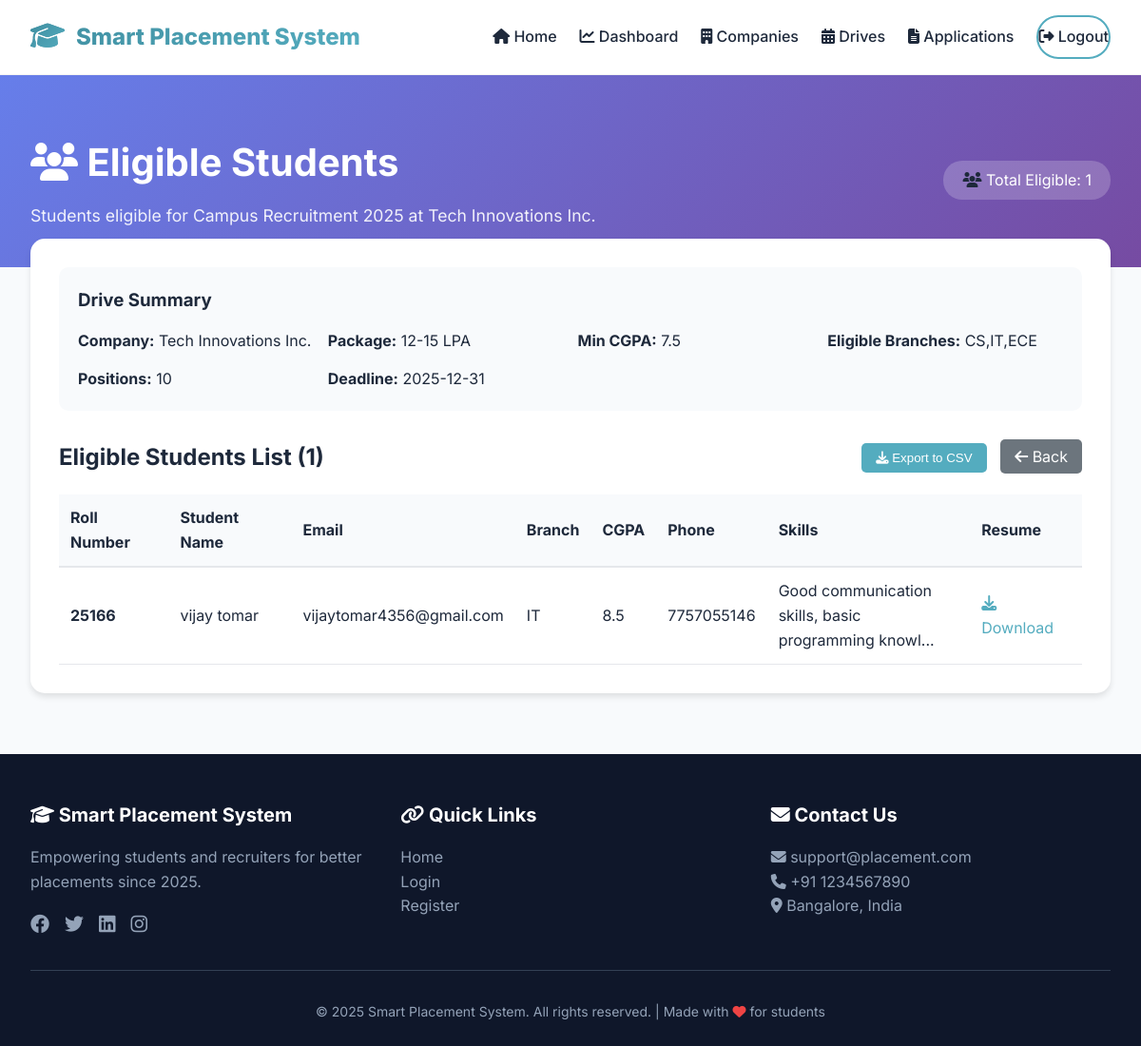
Screenshot of /admin/drive_eligible_students/1 (signed in) with the database file from the repository.
### models.py (models this page shows, shortened)
class PlacementDrive(db.Model):
    __tablename__ = 'placement_drives'
    id = db.Column(db.Integer, primary_key=True)
    company_id = db.Column(db.Integer, db.ForeignKey('companies.id'), nullable=False)
    title = db.Column(db.String(100), nullable=False)
    description = db.Column(db.Text)
    location = db.Column(db.String(100))
    package = db.Column(db.String(50))
    positions = db.Column(db.Integer)
    application_deadline = db.Column(db.DateTime, nullable=False)
    drive_date = db.Column(db.DateTime)
    is_active = db.Column(db.Boolean, default=True)
    created_at = db.Column(db.DateTime, default=datetime.utcnow)
    applications = db.relationship('Application', backref='drive', lazy=True, cascade='all, delete-orphan')

class Company(db.Model):
    __tablename__ = 'companies'
    id = db.Column(db.Integer, primary_key=True)
    name = db.Column(db.String(100), nullable=False)
    description = db.Column(db.Text)
    industry = db.Column(db.String(50))
    location = db.Column(db.String(100))
    min_cgpa = db.Column(db.Float, default=0)
    eligible_branches = db.Column(db.Text)
    is_active = db.Column(db.Boolean, default=True)
    created_at = db.Column(db.DateTime, default=datetime.utcnow)
    drives = db.relationship('PlacementDrive', backref='company', lazy=True, cascade='all, delete-orphan')
    def get_eligible_branches_list(self):
        if self.eligible_branches:
            return [b.strip() for b in self.eligible_branches.split(',') if b.strip()]
        return []

class StudentProfile(db.Model):
    __tablename__ = 'student_profiles'
    id = db.Column(db.Integer, primary_key=True)
    user_id = db.Column(db.Integer, db.ForeignKey('users.id'), nullable=False)
    full_name = db.Column(db.String(100), nullable=False)
    roll_number = db.Column(db.String(50), unique=True)
    course = db.Column(db.String(50))
    branch = db.Column(db.String(50))
    cgpa = db.Column(db.Float)
    graduation_year = db.Column(db.Integer)
    phone = db.Column(db.String(15))
    skills = db.Column(db.Text)
    resume_path = db.Column(db.String(200))
    github = db.Column(db.String(200))
    linkedin = db.Column(db.String(200))
    is_profile_complete = db.Column(db.Boolean, default=False)
    created_at = db.Column(db.DateTime, default=datetime.utcnow)
    applications = db.relationship('Application', backref='student', lazy=True, cascade='all, delete-orphan')

class User(UserMixin, db.Model):
    __tablename__ = 'users'
    id = db.Column(db.Integer, primary_key=True)
    email = db.Column(db.String(100), unique=True, nullable=False)
    password_hash = db.Column(db.String(200), nullable=False)
    role = db.Column(db.String(20), nullable=False)
    is_active = db.Column(db.Boolean, default=True)
    created_at = db.Column(db.DateTime, default=datetime.utcnow)
    student_profile = db.relationship('StudentProfile', backref='user', uselist=False, cascade='all, delete-orphan')
    notifications = db.relationship('Notification', backref='user', lazy=True, cascade='all, delete-orphan')

### app.py (the view)
@app.route('/admin/drive_eligible_students/<int:drive_id>')
@login_required
def drive_eligible_students(drive_id):
    if current_user.role != 'admin':
        return redirect(url_for('student_dashboard'))
    drive = PlacementDrive.query.get_or_404(drive_id)
    eligible_students = get_eligible_students_for_drive(drive_id)
    return render_template('admin/eligible_students.html', drive=drive, students=eligible_students)

### app.py (called while the page is built)
@app.context_processor
def inject_now():
    return {'now': datetime.utcnow()}

@login_manager.user_loader
def load_user(user_id):
    return User.query.get(int(user_id))

def get_eligible_students_for_drive(drive_id):
    drive = PlacementDrive.query.get(drive_id)
    if not drive:
        return []
    company = drive.company
    eligible_students = []
    students = StudentProfile.query.filter_by(is_profile_complete=True).all()
    for student in students:
        cgpa_eligible = True
        if company.min_cgpa and company.min_cgpa > 0:
            if not student.cgpa or student.cgpa < company.min_cgpa:
                cgpa_eligible = False
        branch_eligible = True
        if company.eligible_branches:
            if not student.branch or student.branch not in company.get_eligible_branches_list():
                branch_eligible = False
        if cgpa_eligible and branch_eligible:
            eligible_students.append(student)
    return eligible_students

### templates/admin/eligible_students.html (shortened to what this page needs)
{% extends "base.html" %}
{% block content %}
<div style="background: linear-gradient(135deg, #667eea 0%, #764ba2 100%); padding: 60px 0 40px;">
    <div class="container">
        <div style="display: flex; justify-content: space-between; align-items: center; flex-wrap: wrap; gap: 20px;">
            <div>
                <h1 style="color: white; font-size: 2.5rem; margin-bottom: 10px;">
                    <i class="fas fa-users"></i> Eligible Students
                </h1>
                <p style="color: rgba(255,255,255,0.9); font-size: 1.1rem;">Students eligible for {{ drive.title }} at {{ drive.company.name }}</p>
            </div>
            <div>
                <div style="background: rgba(255,255,255,0.2); padding: 8px 20px; border-radius: 20px;">
                    <i class="fas fa-users"></i>
                    <span style="color: white;">Total Eligible: {{ students|length }}</span>
                </div>
            </div>
        </div>
    </div>
</div>
<div class="container" style="margin-top: -30px;">
    <div style="background: white; border-radius: 15px; padding: 30px; box-shadow: 0 4px 6px rgba(0,0,0,0.1);">
        <div style="background: #f8fafc; padding: 20px; border-radius: 10px; margin-bottom: 30px;">
            <h3>Drive Summary</h3>
            <div style="display: grid; grid-template-columns: repeat(auto-fit, minmax(200px, 1fr)); gap: 15px; margin-top: 15px;">
                <div><strong>Company:</strong> {{ drive.company.name }}</div>
                <div><strong>Package:</strong> {{ drive.package }} LPA</div>
                <div><strong>Min CGPA:</strong> {{ drive.company.min_cgpa }}</div>
                <div><strong>Eligible Branches:</strong> {{ drive.company.eligible_branches or 'All' }}</div>
                <div><strong>Positions:</strong> {{ drive.positions or 'Not specified' }}</div>
                <div><strong>Deadline:</strong> {{ drive.application_deadline.strftime('%Y-%m-%d') }}</div>
            </div>
        </div>
        <div style="display: flex; justify-content: space-between; align-items: center; margin-bottom: 20px;">
            <h2 style="margin: 0;">Eligible Students List ({{ students|length }})</h2>
            <div>
                <button onclick="exportToCSV()" style="background: #54acbf; color: white; padding: 8px 15px; border: none; border-radius: 5px; cursor: pointer;">
                    <i class="fas fa-download"></i> Export to CSV
                </button>
                <a href="/admin/drives" style="background: #6c757d; color: white; padding: 8px 15px; border-radius: 5px; text-decoration: none; margin-left: 10px;">
                    <i class="fas fa-arrow-left"></i> Back
                </a>
            </div>
        </div>
        {% if students %}
        <div style="overflow-x: auto;">
            <table style="width: 100%; border-collapse: collapse;">
                <thead>
                    <tr style="background: #f8fafc; border-bottom: 2px solid #e5e7eb;">
                        <th style="padding: 12px; text-align: left;">Roll Number</th>
                        <th style="padding: 12px; text-align: left;">Student Name</th>
                        <th style="padding: 12px; text-align: left;">Email</th>
                        <th style="padding: 12px; text-align: left;">Branch</th>
                        <th style="padding: 12px; text-align: left;">CGPA</th>
                        <th style="padding: 12px; text-align: left;">Phone</th>
                        <th style="padding: 12px; text-align: left;">Skills</th>
                        <th style="padding: 12px; text-align: left;">Resume</th>
                    </tr>
                </thead>
                <tbody>
                    {% for student in students %}
                    <tr style="border-bottom: 1px solid #e5e7eb;">
                        <td style="padding: 12px;"><strong>{{ student.roll_number }}</strong></td>
                        <td style="padding: 12px;">{{ student.full_name }}</td>
                        <td style="padding: 12px;">{{ student.user.email }}</td>
                        <td style="padding: 12px;">{{ student.branch }}</td>
                        <td style="padding: 12px;">{{ student.cgpa }}</td>
                        <td style="padding: 12px;">{{ student.phone }}</td>
                        <td style="padding: 12px;">
                            <div style="max-width: 200px; overflow: hidden; text-overflow: ellipsis;">
                                {{ student.skills[:50] }}{% if student.skills|length > 50 %}...{% endif %}
                            </div>
                        </td>
                        <td style="padding: 12px;">
                            {% if student.resume_path %}
                            <a href="/download_resume/{{ student.id }}" style="color: #54acbf; text-decoration: none;">
                                <i class="fas fa-download"></i> Download
                            </a>
                            {% else %}
                            <span style="color: #9ca3af;">Not uploaded</span>
                            {% endif %}
                        </td>
                    </tr>
                    {% endfor %}
                </tbody>
            </table>
        </div>
        {% else %}
        <div style="text-align: center; padding: 60px 20px;">
            <i class="fas fa-users-slash" style="font-size: 4rem; color: #cbd5e1;"></i>
            <h3 style="margin-top: 20px; color: #4a5b6e;">No eligible students found</h3>
            <p style="color: #9ca3af;">No students meet the eligibility criteria for this drive.</p>
        </div>
        {% endif %}
    </div>
</div>
{% endblock %}

### templates/base.html (style rules this page uses)
* { margin: 0; padding: 0; box-sizing: border-box; }
:root { --primary: #54acbf; --primary-dark: #3f8ea0; --primary-light: #c2e3ec; --secondary: #667eea; --secondary-dark: #5a67d8; --dark: #1e293b; --gray: #64748b; --light: #f8fafc; --white: #ffffff; --shadow-sm: 0 4px 6px -1px rgba(0, 0, 0, 0.1); --shadow-md: 0 10px 15px -3px rgba(0, 0, 0, 0.1); --shadow-lg: 0 20px 25px -5px rgba(0, 0, 0, 0.1); }
body { font-family: 'Inter', sans-serif; background: var(--light); color: var(--dark); line-height: 1.6; }
.container { max-width: 1280px; margin: 0 auto; padding: 0 2rem; }

### rows the page displays
PlacementDrive: title "Campus Recruitment 2025", package "12-15", positions "10", application_deadline "2025-12-31"
Company: company.name "Tech Innovations Inc.", company.min_cgpa "7.5", company "CS,IT,ECE"
StudentProfile: roll_number "25166", full_name "vijay tomar", user.email "vijaytomar4356@gmail.com", branch "IT", cgpa "8.5", phone "7757055146", skills "Good communication skills, basic programming knowl"

### other values shown
{{ students|length }} "1"
